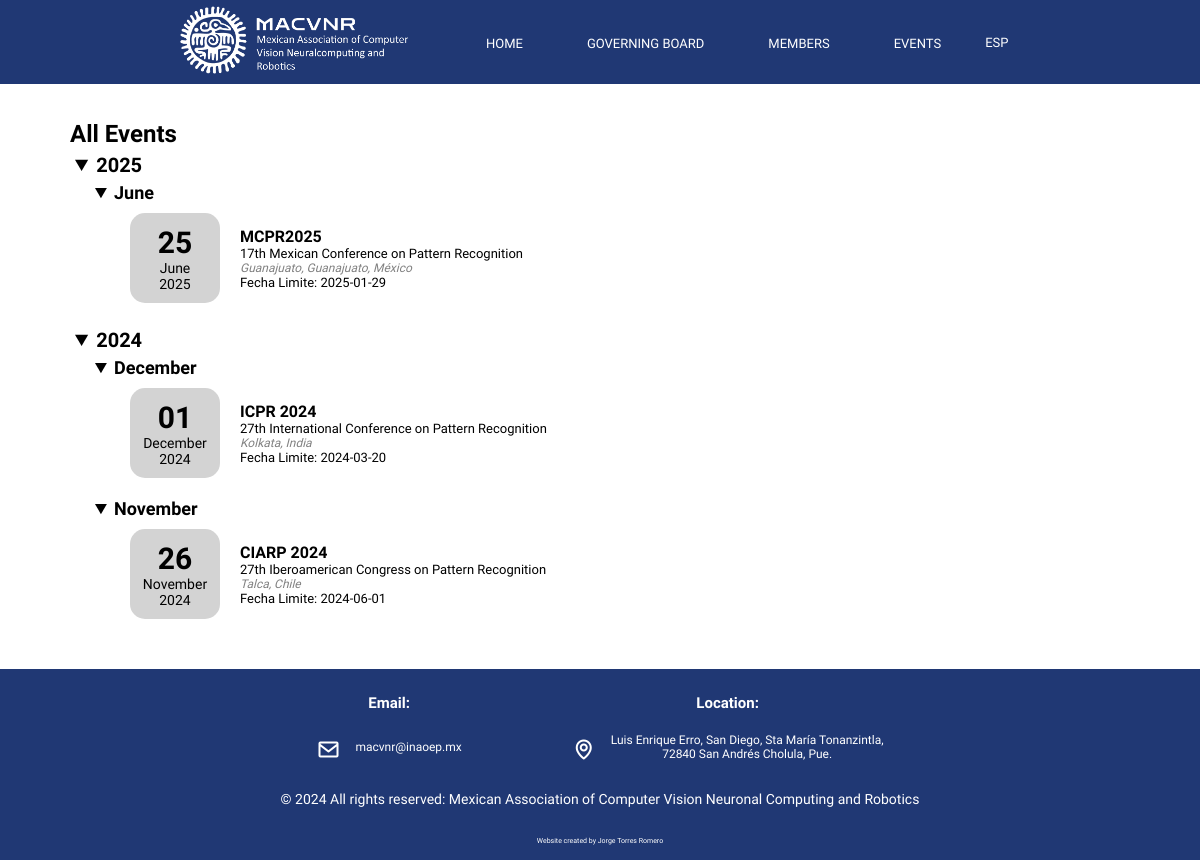
Screenshot of /Events.php with the database file from the repository.
### tables this page shows
CREATE TABLE `events` (
  `ID` int(11) NOT NULL,
  `Event_Name` varchar(25) NOT NULL,
  `Event_Description_En` varchar(100) NOT NULL,
  `Event_Description_Es` varchar(100) NOT NULL,
  `Country` varchar(255) NOT NULL,
  `City` varchar(255) NOT NULL,
  `Deadline` date NOT NULL,
  `Date` date NOT NULL,
  `Event_Link` varchar(255) NOT NULL
);

### Events.php (the view, shortened to what this page needs)
<!DOCTYPE html>
<html lang="en">
<head>
    <link rel="stylesheet" href="./Resources/Styles/Header-Static.css?1.1">
    <link rel="stylesheet" href="./Resources/Styles/Events.css?1.5">
    <link rel="stylesheet" href="./Resources/Styles/Cards_Events.css?1.3">
    <link rel="stylesheet" href="./Resources/Styles/Footer.css?1.2">
    <link href='https://unpkg.com/boxicons@2.1.4/css/boxicons.min.css' rel='stylesheet'>
</head>
<body id="Events">
    <?php include './Resources/Components/Header.php' ?>
    <main>
        <h2 id="Title"></h2>
        <?php
            include './Backend/Database/DB_Connect.php';
            $lang = isset($_GET['lang']) ? $_GET['lang'] : 'en';
            $months = array(
                'es' => array(
                    'January' => 'Enero',
                    'February' => 'Febrero',
                    'March' => 'Marzo',
                    'April' => 'Abril',
                    'May' => 'Mayo',
                    'June' => 'Junio',
                    'July' => 'Julio',
                    'August' => 'Agosto',
                    'September' => 'Septiembre',
                    'October' => 'Octubre',
                    'November' => 'Noviembre',
                    'December' => 'Diciembre'
                ),
                'en' => array(
                    'January' => 'January',
                    'February' => 'February',
                    'March' => 'March',
                    'April' => 'April',
                    'May' => 'May',
                    'June' => 'June',
                    'July' => 'July',
                    'August' => 'August',
                    'September' => 'September',
                    'October' => 'October',
                    'November' => 'November',
                    'December' => 'December'
                )
            );
            $query = "SELECT * FROM events";
            $result = $conn->query($query);
            $eventsByYearMonth = array();
            if ($result->num_rows > 0) {
                while($row = $result->fetch_assoc()) {
                    $date = strtotime($row['Date']);
                    $year = date('Y', $date);
                    $month = date('F', $date);
                    $monthName = isset($months[$lang][$month]) ? $months[$lang][$month] : $month;
                    $event = array(
                        "ID" => $row['ID'],
                        "Event_Name" => $row['Event_Name'],
                        "Event_Description_En" => $row['Event_Description_En'],
                        "Event_Description_Es" => $row['Event_Description_Es'],
                        "Country" => $row['Country'],
                        "City" => $row['City'],
                        "Deadline" => $row['Deadline'],
                        "Date" => $row['Date'],
                        "Event_Link" => $row['Event_Link']
                    );
                    $eventsByYearMonth[$year][$monthName][] = $event;
                }
            }
            if (!empty($eventsByYearMonth)) {
                foreach ($eventsByYearMonth as $year => $months) {
                    echo "<details class='year-details' open>";
                    echo "<summary class='year'>$year</summary>";
                    foreach ($months as $month => $events) {
                        echo "<details class='month-details' open>";
                        echo "<summary class='month'>$month</summary>";
                        foreach ($events as $event) {
                            $date = strtotime($event['Date']);
                            $day = date('d', $date);
                            $eventLink = $event['Event_Link'];
                            $eventName = $event['Event_Name'];
                            $eventDescription = $lang === 'en' ? $event['Event_Description_En'] : $event['Event_Description_Es'];
                            $eventLocation = $event['City'] . ', ' . $event['Country'];
                            $deadline = $event['Deadline'];
                            ?>
                            <div class="event-container">
                                <div class="event-container-date">
                                    <p class="event-day"><?php echo $day; ?></p>
                                    <p class="event-month"><?php echo $month; ?></p>
                                    <p class="event-year"><?php echo $year; ?></p>
                                </div>
                                <div class="event-info">
                                    <a href="<?php echo $eventLink; ?>" class="event-title"><?php echo $eventName; ?></a>
                                    <p class="event-description"><?php echo $eventDescription; ?></p>
                                    <p class="event-location"><?php echo $eventLocation; ?></p>
                                    <p class="deadline">Fecha Limite: <?php echo $deadline; ?></p>
                                </div>
                            </div>
                            <?php
                        }
                        echo "</details>";
                    }
                    echo "</details>";
                }
            } else {
                echo "<p>No upcoming events found.</p>";
            }
        ?>
    </main>
    <?php include './Resources/Components/Footer.php';?>
</body>
</html>

### Resources/Components/Header.php (shortened to what this page needs)
<header>
    <a href="./Index.php" class="brand">
        <img src="./Resources/Img/Logo-MACVNR-White.png" alt="Logo-MACVNR">
    </a>
    <nav class="menu">
        <ul>
            <li><a href="./Index.php" id="HomeBtn"></a></li>
            <?php if (isset($_SESSION['admin_email'])): ?>
                <li><a href="./Admin_Dashboard.php" id="DashboardBtn"></a></li>
            <?php else: ?>
                <li><a href="./Governing_Board.php" id="GoverningBoardBtn"></a></li>
                <li><a href="./Members.php" id="MembersBtn"></a></li>
                <li><a href="./Events.php" id="EventsBtn"></a></li>
            <?php endif; ?>
            <li><button id="LanguageBtn">En</button></li>
        </ul>
    </nav>
</header>

### Resources/Components/Footer.php
<footer>
    <div class="footer-content">
        <div class="footer-icons">
            <div class="icon-item">
                <h5 id="EmailFooter"></h5> </br>
                <div class="text-container">
                    <a href="mailto:macvnr@inaoep.mx" title="Enviar correo"><i class='bx bx-envelope'></i></a>
                    <p>macvnr@inaoep.mx</p>
                </div>
            </div>
            <div class="icon-item">
                <h5 id="Location"></h5></br>
                <div class="text-container">
                    <a href="https://maps.app.goo.gl/oTnFvNvFhDFaF4NE6" title="Ver mapa"><i class='bx bx-map'></i></a>
                    <p>Luis Enrique Erro, San Diego, Sta María Tonanzintla,</br>72840 San Andrés Cholula, Pue.</p>
                </div>
            </div>
        </div>
        <p id="Copyright"></p>
        <p id="Credits"></p>
    </div>
</footer>

### Resources/Styles/Header-Static.css (style rules this page uses)
* { margin: 0; padding: 0; box-sizing: border-box; font-family: "Sen", sans-serif; }
header .brand img { height: 70px; margin-right: 45px; }
header { z-index: 1000; position: fixed; top: 0; left: 0; width: 100%; display: flex; justify-content: center; align-items: center; padding: 5px 80px; transition: 0.6s; background: #203874; }
header .menu { position: relative; display: flex; align-items: center; justify-content: center; }
header .menu ul { position: relative; display: flex; align-items: center; justify-content: center; }
header .menu ul li { list-style: none; }
header .menu a { color: #fff; font-weight: 500; text-transform: uppercase; font-size: 13px; text-decoration: none; margin: 0 20px; padding: 7px 12px; border-radius: 20px; position: relative; transition: color 0.3s; }
header .menu a::after { content: ''; position: absolute; bottom: 0; left: 50%; width: 0; height: 2px; background-color: #fff; transition: width 0.5s ease, left 0.3s ease; }
header .menu button { color: #fff; font-weight: 500; text-transform: uppercase; font-size: 13px; background: none; border: none; padding: 7px 12px; border-radius: 20px; cursor: pointer; position: relative; transition: color 0.3s; }
header .menu button::after { content: ''; position: absolute; bottom: 0; left: 50%; width: 0; height: 2px; background-color: #fff; transition: width 0.5s ease, left 0.3s ease; }

### Resources/Styles/Events.css (style rules this page uses)
body { padding-top: 120px; min-height: 100dvh; display: grid; grid-template-rows: 1fr auto; }
main { padding: 0px 70px; margin-bottom: 30px; }
.year-details, .month-details { padding: 5px; }
.year { font-size:20px; }
.month { font-size: 18px; margin-left: 15px; }
.year, .month { font-weight: bold; }
.event-container { margin-left: 40px; }

### Resources/Styles/Cards_Events.css (style rules this page uses)
.event-container { padding: 10px; width: 100%; display: flex; flex-direction: row; align-items: center; border-radius: 15px; }
.event-container-date { padding: 10px; width: 90px; height: 90px; text-align: center; border-radius: 15px; background-color: lightgray; display: flex; flex-direction: column; justify-content: center; align-items: center; }
.event-month { font-size: 14px; font-weight: 500; }
.event-day { font-size: 30px; font-weight: 600; }
.event-year { font-size: 14px; font-weight: 500; }
.event-info { margin: 10px 20px; width: 60%; font-size: 14px; text-align: justify; }
.event-title { position: relative; text-decoration: none; color: black; font-size: 16px; font-weight: 600; text-transform: uppercase; transition: color 0.3s ease; }
.event-title::after { content: ''; position: absolute; width: 0; height: 2px; background-color: #203874; left: 50%; bottom: -2px; transition: width 0.3s ease, left 0.3s ease; }
.event-description { font-size: 13px; }
.event-location { color: gray; font-size: 12px; font-style: italic; }
.deadline { color: black; font-size: 13px; font-weight: 500; }

### Resources/Styles/Footer.css (style rules this page uses)
footer { background-color: #203874; color: white; text-align: center; padding: 15px; width: 100%; display: flex; justify-content: center; align-items: center; bottom: 0; font-size: 14px; }
.footer-content { max-width: 1200px; margin: 0 auto; display: flex; flex-direction: column; align-items: center; gap: 10px; }
.text-container { display: flex; flex-direction: row; align-items: center; gap: 15px; }
h5 { font-size: 15px; }
footer a { color: white; text-decoration: none; position: relative; display: inline-block; margin-top: 10px; }
footer a::before { content: ''; position: absolute; left: 50%; bottom: 0; width: 0; height: 1.5px; background-color: white; transition: width 0.3s ease, left 0.3s ease; }
.footer-icons { display: flex; gap: 30px; margin-top: 10px; }
.icon-item { display: flex; flex-direction: column; align-items: center; margin: 0 40px 15px 40px; }
.icon-item a { color: white; text-decoration: none; font-size: 24px; }
.icon-item p { font-size: 12px; }
#Credits { margin-top: 20px; font-size: 7px; }

### rows the page displays
events: Date "25", month "June", year "2025", Event_Name "MCPR2025", Event_Description_En "17th Mexican Conference on Pattern Recognition", eventLocation "Guanajuato, Guanajuato, México", Deadline "2025-01-29"
events: Date "01", month "December", year "2024", Event_Name "ICPR 2024", Event_Description_En "27th International Conference on Pattern Recognition", eventLocation "Kolkata, India", Deadline "2024-03-20"
events: Date "November", Date "26", year "2024", Event_Name "CIARP 2024", Event_Description_En "27th Iberoamerican Congress on Pattern Recognition", eventLocation "Talca, Chile", Deadline "2024-06-01"

### other values shown
$year "2025"
$month "June"
$year "2024"
$month "December"
